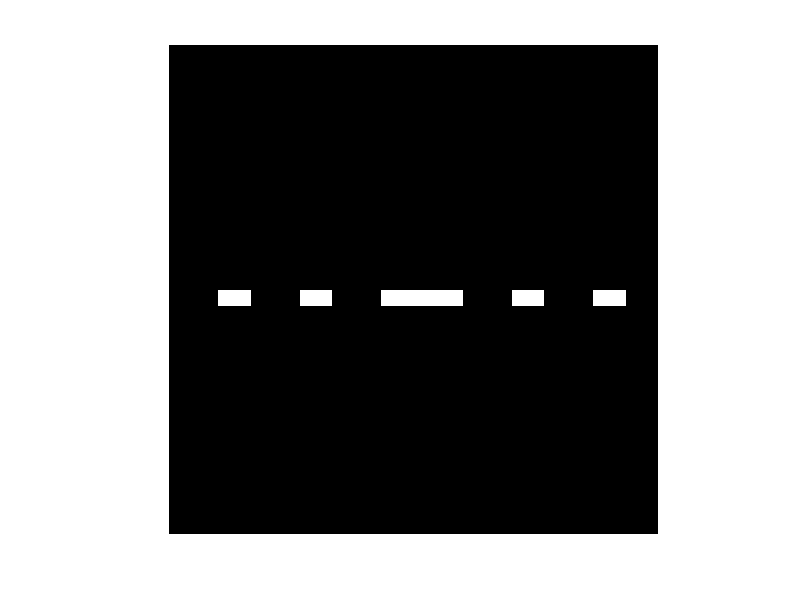
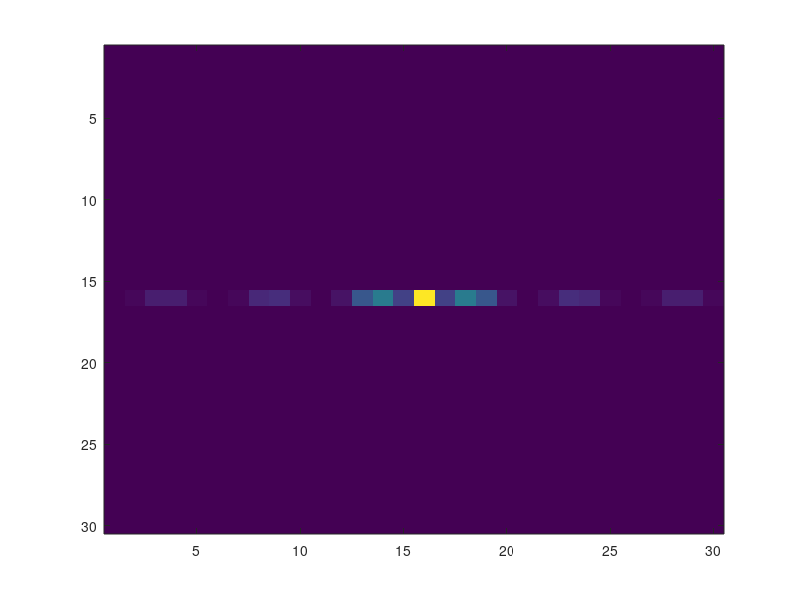

The MATLAB script that drew these images, in order:
img1 = zeros(30);
img1(:, 1:6) = 255;
img1(:, 13:18) = 255;
img1(:, 25:30) = 255;
img2 = imrotate(img1, 90);
%figure; imshow(img1,'InitialMagnification','fit');
%figure; imshow(img2,'InitialMagnification','fit');
fourier1 = fftshift(fft2(img1));
fourier2 = fftshift(fft2(img2));

figure; imshow(fourier1,'InitialMagnification','fit');
%figure; imshow(fourier2,'InitialMagnification','fit');
fourier1 = abs(fourier1);
fourier2 = abs(fourier2);
figure; imagesc(fourier1);
%figure; imagesc(fourier2);